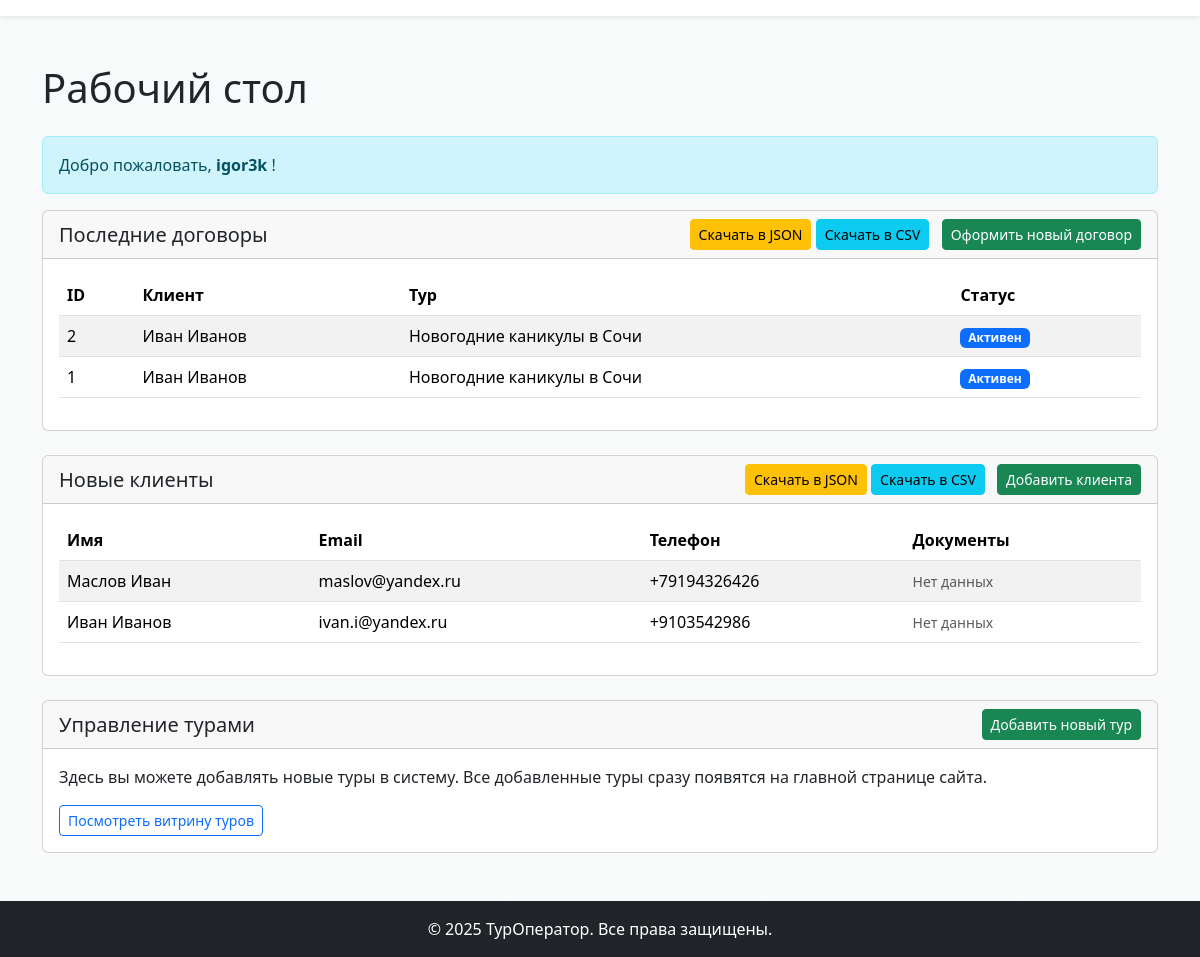
Page /dashboard/ (signed in) on the earlier database version.
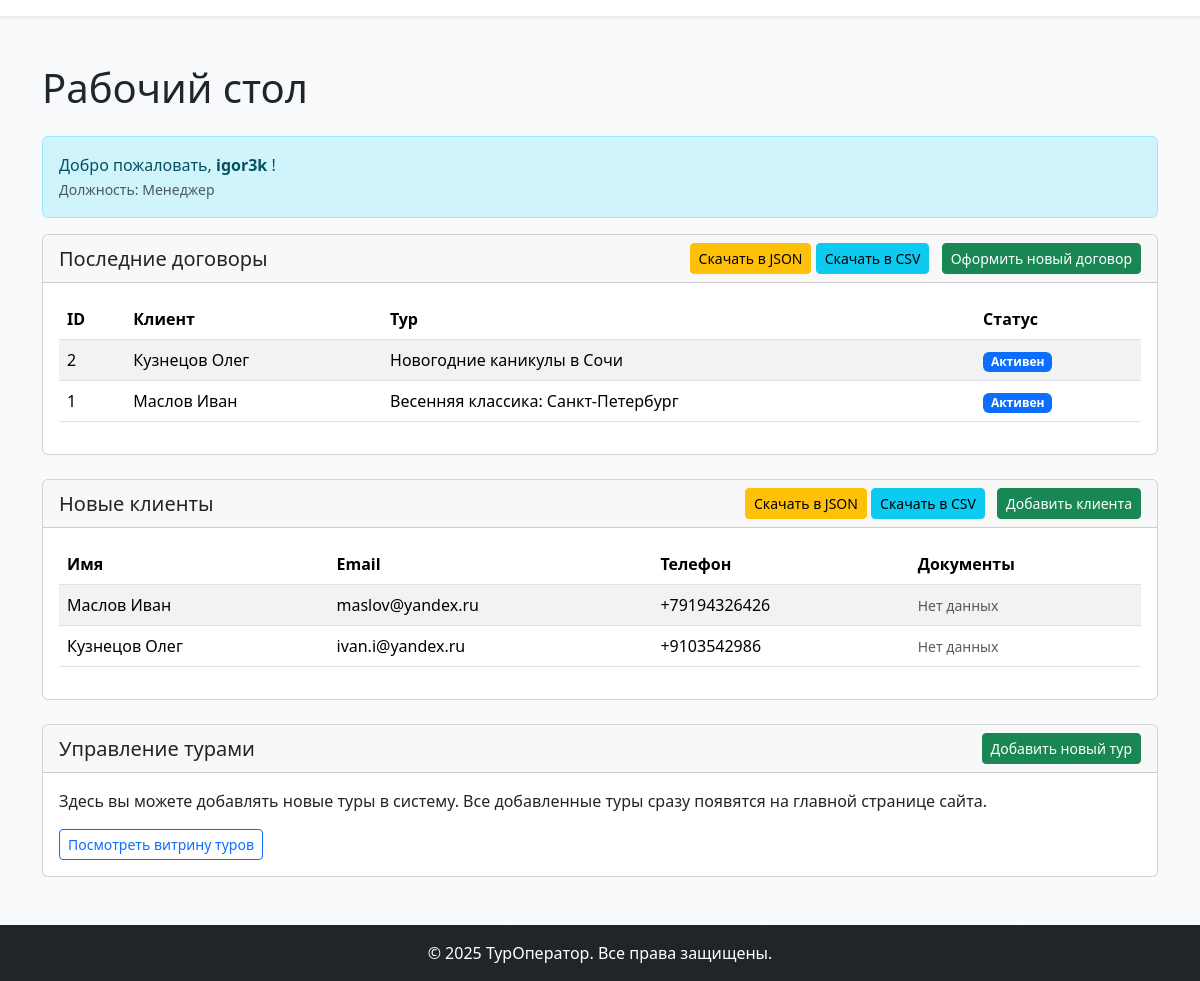
Same page on the later database version.
### tours/models.py (models this page shows, shortened)
class Contract(models.Model):
    STATUS_CHOICES = [
        ('draft', 'Черновик'),
        ('active', 'Активен'),
        ('completed', 'Завершен'),
        ('cancelled', 'Отменен'),
    ]
    tour = models.ForeignKey(Tour, on_delete=models.CASCADE, verbose_name="Тур")
    client = models.ForeignKey(Client, on_delete=models.CASCADE, verbose_name="Клиент")
    manager = models.ForeignKey(User, on_delete=models.PROTECT, verbose_name="Менеджер")
    status = models.CharField(max_length=10, choices=STATUS_CHOICES, default='draft', verbose_name="Статус")
    contract_date = models.DateTimeField(auto_now_add=True, verbose_name="Дата заключения")
    total_price = models.DecimalField(max_digits=10, decimal_places=2, verbose_name="Итоговая цена")
    class Meta:
        verbose_name = "Договор"
        verbose_name_plural = "Договоры"

class Client(models.Model):
    first_name = models.CharField(max_length=100, verbose_name="Имя")
    last_name = models.CharField(max_length=100, verbose_name="Фамилия")
    email = models.EmailField(unique=True, verbose_name="Email")
    phone_number = models.CharField(max_length=20, verbose_name="Телефон")
    def __str__(self):
        return f"{self.last_name} {self.first_name}"
    class Meta:
        verbose_name = "Клиент"
        verbose_name_plural = "Клиенты"

class Tour(models.Model):
    title = models.CharField(max_length=200, verbose_name="Название тура")
    description = models.TextField(verbose_name="Описание тура")
    price = models.DecimalField(max_digits=10, decimal_places=2, verbose_name="Цена")
    start_date = models.DateField(verbose_name="Дата начала")
    end_date = models.DateField(verbose_name="Дата окончания")
    hotel = models.ForeignKey(Hotel, on_delete=models.CASCADE, related_name="tours", verbose_name="Отель")
    class Meta:
        verbose_name = "Тур"
        verbose_name_plural = "Туры"

class EmployeeProfile(models.Model):
    user = models.OneToOneField(User, on_delete=models.CASCADE, verbose_name="Пользователь")
    position = models.CharField(max_length=100, verbose_name="Должность")
    class Meta:
        verbose_name = "Профиль сотрудника"
        verbose_name_plural = "Профили сотрудников"

### tours/views.py (the view)
# urls.py: path('dashboard/', views.dashboard, name='dashboard'),
@login_required
def dashboard(request):
    contracts = Contract.objects.all().order_by('-contract_date')[:10]
    clients = Client.objects.all().order_by('-id')[:10]
    try:
        profile = request.user.employeeprofile
    except EmployeeProfile.DoesNotExist:
        profile = None
    context = {
        'contracts': contracts,
        'clients': clients,
        'profile': profile,
    }
    return render(request, 'tours/dashboard.html', context)

### tours/templates/tours/dashboard.html (shortened to what this page needs)
{% extends "tours/base.html" %}
{% block content %}
<h1 class="mb-4">Рабочий стол</h1>
<div class="alert alert-info">
    Добро пожаловать,
    <strong>
        {% if user.get_full_name %}
            {{ user.get_full_name }}
        {% else %}
            {{ user.username }}
        {% endif %}
    </strong>!
    {% if profile %}
        <br>
        <small class="text-muted">Должность: {{ profile.position }}</small>
    {% endif %}
</div>
<div class="card mb-4">
    <div class="card-header d-flex justify-content-between align-items-center">
        <h5 class="mb-0">Последние договоры</h5>
        <div>
            <a href="{% url 'export_contracts_json' %}" class="btn btn-warning btn-sm">Скачать в JSON</a>
            <a href="{% url 'export_contracts_csv' %}" class="btn btn-info btn-sm">Скачать в CSV</a>
            <a href="{% url 'add_contract' %}" class="btn btn-success btn-sm ms-2">Оформить новый договор</a>
        </div>
    </div>
    <div class="card-body">
        <table class="table table-striped table-hover">
            <thead>
                <tr><th>ID</th><th>Клиент</th><th>Тур</th><th>Статус</th></tr>
            </thead>
            <tbody>
                {% for contract in contracts %}
                <tr>
                    <td>{{ contract.id }}</td>
                    <td>{{ contract.client }}</td>
                    <td>{{ contract.tour.title }}</td>
                    <td><span class="badge bg-primary">{{ contract.get_status_display }}</span></td>
                </tr>
                {% endfor %}
            </tbody>
        </table>
    </div>
</div>
<div class="card">
    <div class="card-header d-flex justify-content-between align-items-center">
        <h5 class="mb-0">Новые клиенты</h5>
        <div>
            <a href="{% url 'export_clients_json' %}" class="btn btn-warning btn-sm">Скачать в JSON</a>
            <a href="{% url 'export_clients_csv' %}" class="btn btn-info btn-sm">Скачать в CSV</a>
            <a href="{% url 'add_client' %}" class="btn btn-success btn-sm ms-2">Добавить клиента</a>
        </div>
    </div>
    <div class="card-body">
        <table class="table table-striped table-hover">
            <thead>
                <tr>
                    <th>Имя</th>
                    <th>Email</th>
                    <th>Телефон</th>
                    <th>Документы</th>
                </tr>
            </thead>
            <tbody>
                {% for client in clients %}
                <tr>
                    <td>{{ client }}</td>
                    <td>{{ client.email }}</td>
                    <td>{{ client.phone_number }}</td>
                    <td>
                        {% for doc in client.documents.all %}
                            <small>{{ doc.get_doc_type_display }} №{{ doc.number }}</small><br>
                        {% empty %}
                            <small class="text-muted">Нет данных</small>
                        {% endfor %}
                    </td>
                </tr>
                {% endfor %}
            </tbody>
        </table>
    </div>
</div>
<div class="card mt-4">
    <div class="card-header d-flex justify-content-between align-items-center">
        <h5 class="mb-0">Управление турами</h5>
        <a href="{% url 'add_tour' %}" class="btn btn-success btn-sm">Добавить новый тур</a>
    </div>
    <div class="card-body">
        <p>Здесь вы можете добавлять новые туры в систему. Все добавленные туры сразу появятся на главной странице сайта.</p>
        <a href="{% url 'tour_list' %}" class="btn btn-outline-primary btn-sm">Посмотреть витрину туров</a>
    </div>
</div>
{% endblock %}

Differences in the rows shown:
added EmployeeProfile: position "Менеджер"
changed through a linked row, Contract "Новогодние каникулы в Сочи": client "Иван Иванов" → "Кузнецов Олег"
changed Contract id 1: client "Иван Иванов" → "Маслов Иван"; tour "Новогодние каникулы в Сочи" → "Весенняя классика: Санкт-Петербург"
changed Client "ivan.i@yandex.ru": last_name+first_name "Иван Иванов" → "Кузнецов Олег"
Other differences:
text now shown: "Должность:"
